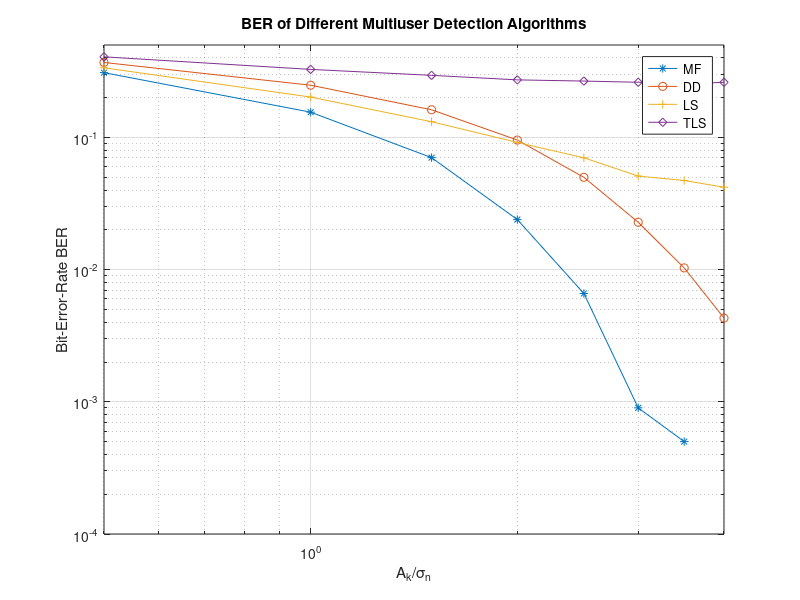
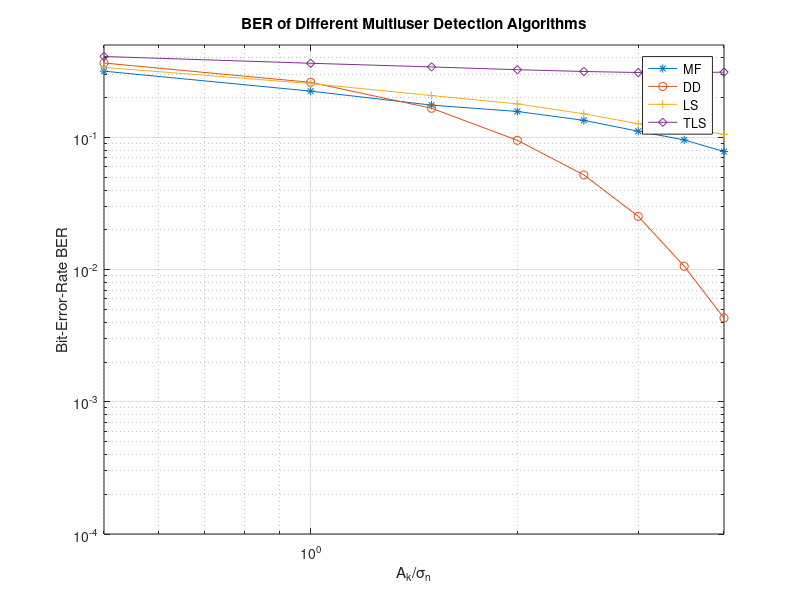
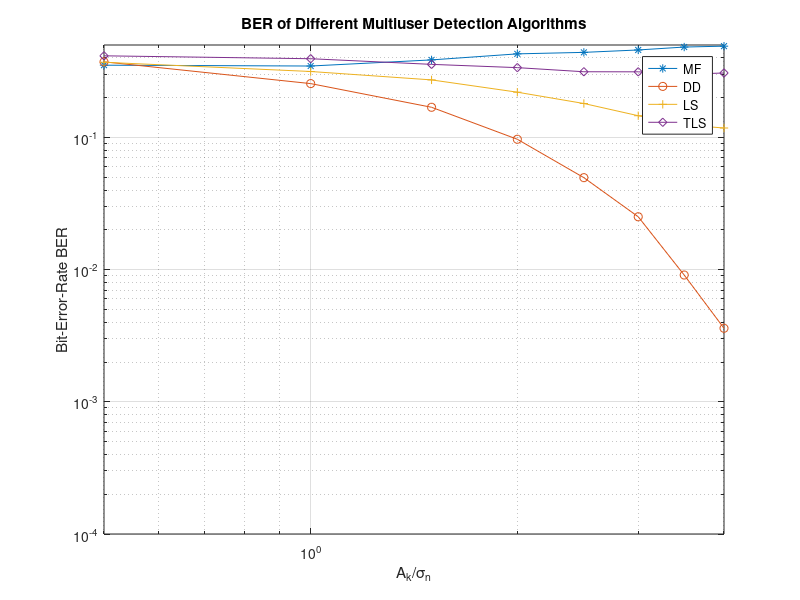
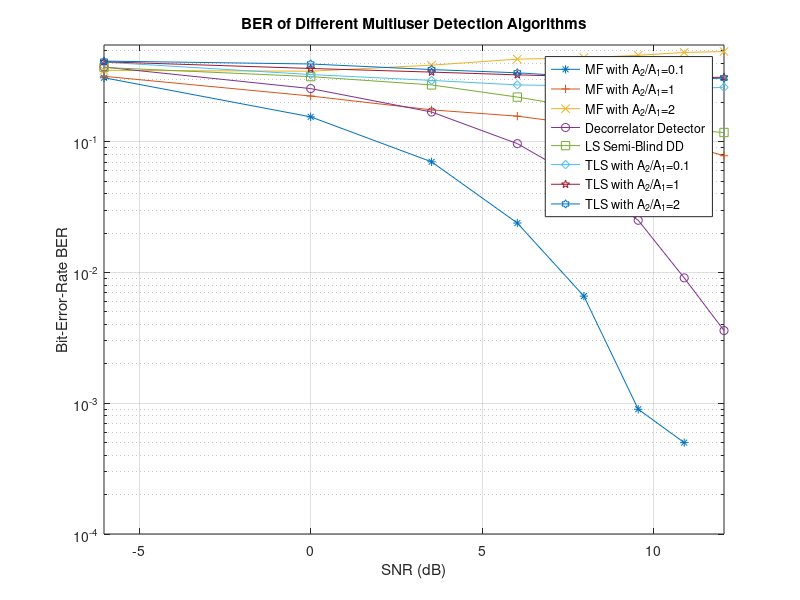

MATLAB code to generate these figures, in order:
%-------------------------------
%
%
%-------------------------------

clear all;
close all;
K = 2;

L = 8;

s1 = [+1; -1; +1; -1; +1; -1; +1; -1];
s1 = s1/norm(s1);
s2 = [+1; +1; +1; -1; +1; -1; +1; -1];
s2 = s2/norm(s2);

S = [s1 s2];
Rs=S'*S
Rs_=inv(S'*S);

sigma=1;

%SNR = 2;
SNR = [0.5; 1; 1.5; 2; 2.5; 3; 3.5; 4];

% A21 = [0.2; 0.4; 0.6; 0.8; 1; 1.5; 2; 2.5; 3; 3.5; 4];
A21 = [0.1; 1; 2];

P = eye(L)-s1*s1';

TotalTrails = 10000;

for n = 1:length(A21)
    for m = 1:length(SNR)
    
        BER_LS(m,n)  = 0;
        BER_TLS(m,n) = 0;
        BER_DD(m,n) = 0;
        BER_MF(m,n) = 0;
        BER_LS2(m,n)=0; % LS-MMSE 
        BER_test(m,n)=0; % TLS-MMSE 
    
        a = [1; A21(n,1)]*SNR(m,1);
        A = diag(a);
        
        w_DD  = Rs_(1,:)*S';
        w_MF  = s1';

        for trial = 1: TotalTrails
            
            BB = (rand(K-1,1)>0.5)*2 -1;
            
            % S_BB  = S*A*BB;
            S_BB  = S*A*BB + sigma*randn(L,K);
            S_BB_ = P*S_BB;

            b = (rand(K,1)>0.5)*2 -1;
            r =S*A*b+sigma*randn(L,1);
            r_ = P*r;
                        
            
            [Us, Ss, Vs]=svd([S_BB_ r_]);
            s_svd=sort(diag(Ss));
            
            [Us_, Ss_, Vs_]=svd(S_BB_);
            
            error=s_svd(1,1)^2;
            
            for p =1:K
                error = error + s_svd(1,1)^2*(Us(:,p)'*r)^2/(Ss_(p,p)^2-s_svd(1,1)^2);
            end
            
        
            b_LS  = sign( s1'*r - s1'*S_BB*( pinv(S_BB_)*r_ ) );
            b_TLS = sign( s1'*r - s1'*S_BB*pinv( S_BB_'*S_BB_ - s_svd(1,1)^2*eye(K) )*S_BB_'*r_ );
            b_DD = sign(w_DD*r);
            b_MF = sign(w_MF*r);
   
            if ( (b_LS*b(1,1)) < 0 )
                BER_LS(m,n) = BER_LS(m,n) + 1;
            end
 
            if ( (b_TLS*b(1,1)) < 0 )
                BER_TLS(m,n) = BER_TLS(m,n) + 1;
            end

            if ( (b_DD*b(1,1)) < 0 )
                BER_DD(m,n) = BER_DD(m,n) + 1;
            end

            if ( (b_MF*b(1,1)) < 0 )
                BER_MF(m,n) = BER_MF(m,n) + 1;
            end
            

        end
    end
end

BER_MF = BER_MF/TotalTrails;
BER_DD = BER_DD/TotalTrails;
BER_LS = BER_LS/TotalTrails;
BER_TLS = BER_TLS/TotalTrails;

%%------------------------------------------------------------------------------------------------%%

figure(1)
loglog(SNR, BER_MF(:,1),'-*', SNR, BER_DD(:,1),'-o', SNR, BER_LS(:,1),'-+', SNR, BER_TLS(:,1),'-d')
ylim([1.0/TotalTrails 0.5])
xlim([min(SNR) max(SNR)])
grid;
title('BER of Different Multiuser Detection Algorithms');
xlabel('A_k/\sigma_n');
ylabel('Bit-Error-Rate BER');
legend('MF','DD','LS','TLS');

figure(2)
loglog(SNR, BER_MF(:,2),'-*', SNR, BER_DD(:,2),'-o', SNR, BER_LS(:,2),'-+', SNR, BER_TLS(:,2),'-d')
ylim([1.0/TotalTrails 0.5])
xlim([min(SNR) max(SNR)])
grid;
title('BER of Different Multiuser Detection Algorithms');
xlabel('A_k/\sigma_n');
ylabel('Bit-Error-Rate BER');
legend('MF','DD','LS','TLS');

figure(3)
loglog(SNR, BER_MF(:,3),'-*', SNR, BER_DD(:,3),'-o', SNR, BER_LS(:,3),'-+', SNR, BER_TLS(:,3),'-d')
ylim([1.0/TotalTrails 0.5])
xlim([min(SNR) max(SNR)])
grid;
title('BER of Different Multiuser Detection Algorithms');
xlabel('A_k/\sigma_n');
ylabel('Bit-Error-Rate BER');
legend('MF','DD','LS','TLS');

SNR = log10(SNR).*20;

figure(4)
semilogy(SNR, BER_MF(:,1),'-*',SNR, BER_MF(:,2),'-+',SNR, BER_MF(:,3),'-x', SNR, BER_DD(:,3),'-o', SNR, BER_LS(:,3),'-s', SNR, BER_TLS(:,1),'-d', SNR, BER_TLS(:,2),'-p', SNR, BER_TLS(:,3),'-h')
ylim([1.0/TotalTrails 0.55])
xlim([min(SNR) max(SNR)])
grid;
title('BER of Different Multiuser Detection Algorithms');
xlabel('SNR (dB)');
ylabel('Bit-Error-Rate BER');
legend('MF with A_2/A_1=0.1','MF with A_2/A_1=1','MF with A_2/A_1=2','Decorrelator Detector','LS Semi-Blind DD','TLS with A_2/A_1=0.1','TLS with A_2/A_1=1','TLS with A_2/A_1=2');

figure(5)
semilogy(SNR, BER_MF(:,1),'-*',SNR, BER_MF(:,2),'-+',SNR, BER_MF(:,3),'-x', SNR, BER_DD(:,3),'-o', SNR, BER_LS(:,1),'-d', SNR, BER_LS(:,2),'-p', SNR, BER_LS(:,3),'-h')
ylim([1.0/TotalTrails 0.55])
xlim([min(SNR) max(SNR)])
grid;
title('BER of Different Multiuser Detection Algorithms');
xlabel('SNR (dB)');
ylabel('Bit-Error-Rate BER');
legend('MF with A_2/A_1=0.1','MF with A_2/A_1=1','MF with A_2/A_1=2','Decorrelator Detector','LS with A_2/A_1=0.1','LS with A_2/A_1=1','LS with A_2/A_1=2');

figure(6)
semilogy(SNR, BER_MF(:,1),'-*',SNR, BER_MF(:,2),'-+',SNR, BER_MF(:,3),'-x', SNR, BER_DD(:,3),'-o', SNR, BER_TLS(:,1),'-d', SNR, BER_TLS(:,2),'-p', SNR, BER_TLS(:,3),'-h')
ylim([1.0/TotalTrails 0.55])
xlim([min(SNR) max(SNR)])
grid;
title('BER of Different Multiuser Detection Algorithms');
xlabel('SNR (dB)');
ylabel('Bit-Error-Rate BER');
legend('MF with A_2/A_1=0.1','MF with A_2/A_1=1','MF with A_2/A_1=2','Decorrelator Detector','TLS with A_2/A_1=0.1','TLS with A_2/A_1=1','TLS with A_2/A_1=2');